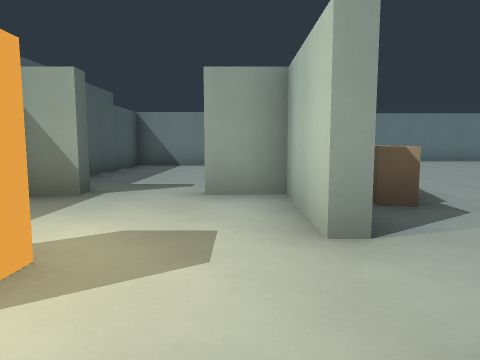
View 1 (above)

21 first-person views from a walk through a level from a Godot 3-D game. The camera is 1.3 m above the floor, tilts 6° down and sees 70° across. The floor is counted in squares, 2 m on a side. Each view is taken from the middle of a square. On the plan, view 1 faces up. The plan holds only what a view shows up to about 10 squares ahead; the rest is blank. The place goes on beyond the plan. Door leaves are left out where a doorway can be walked through.

View 2
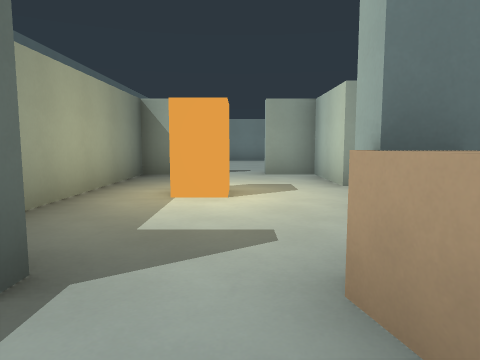

View 3
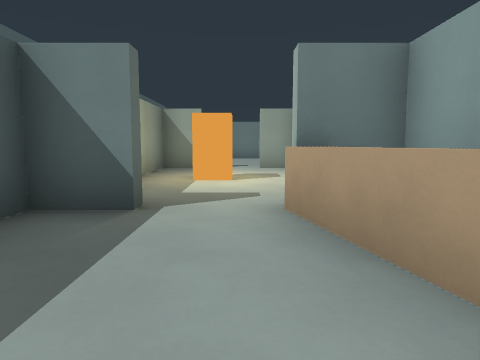

View 4
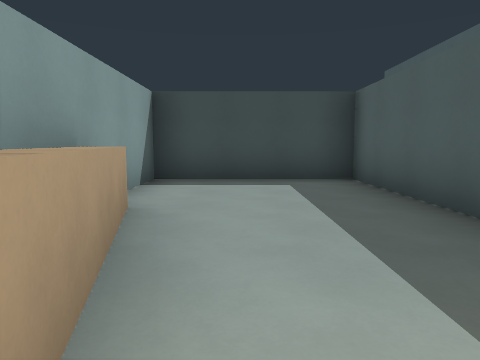

View 5
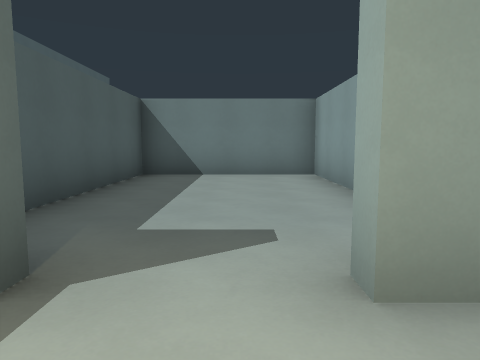

View 6
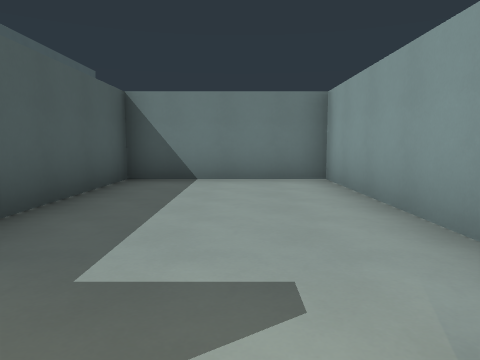

View 7
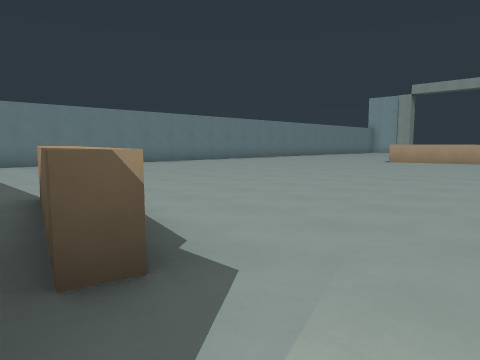

View 8
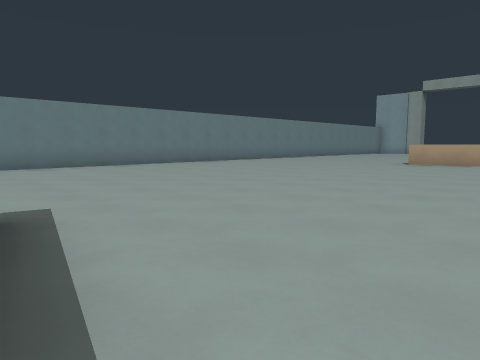

View 9
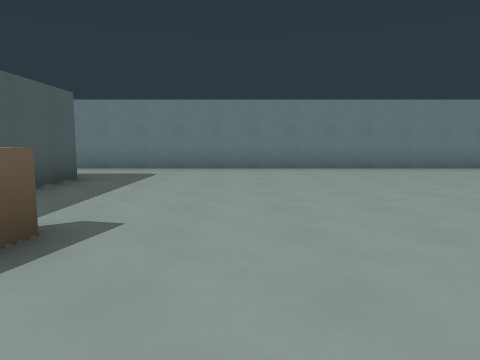

View 10
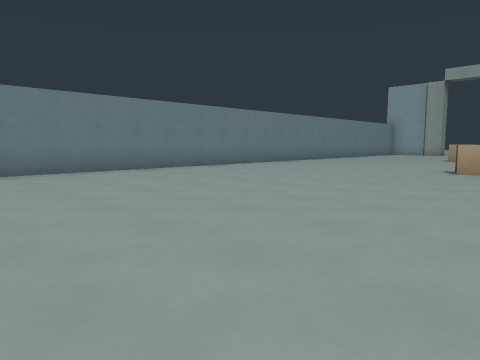

View 11
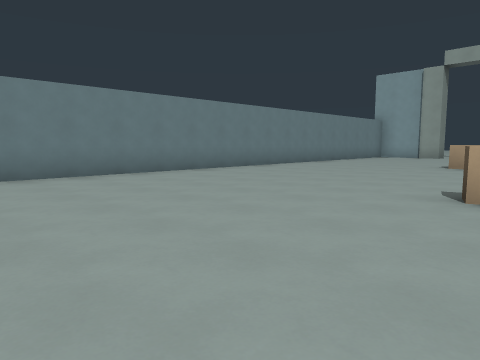

View 12
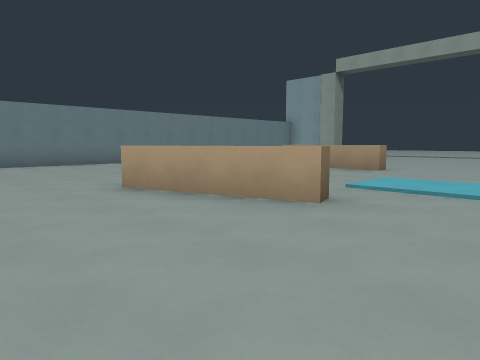

View 13
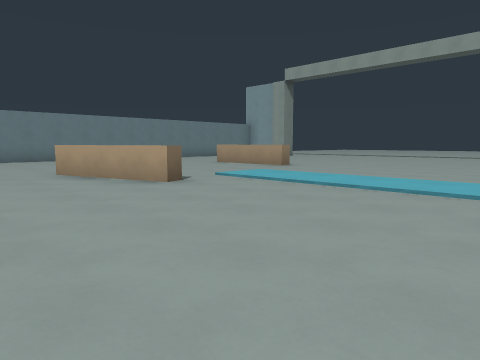

View 14
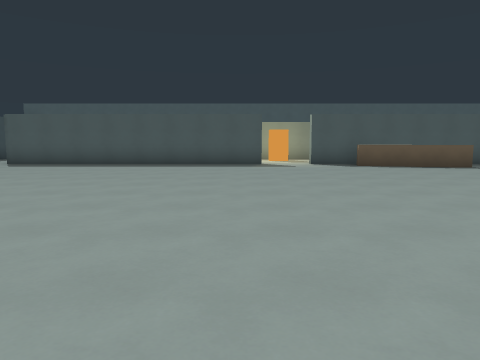

View 15
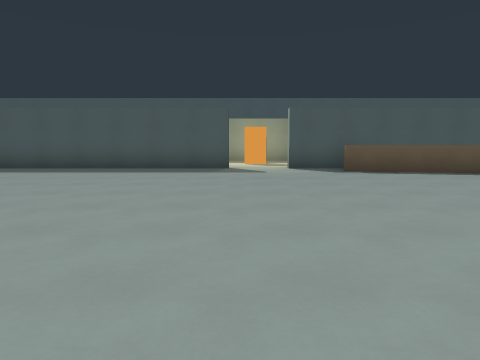

View 16
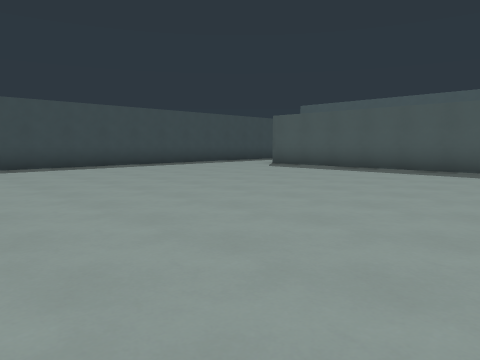

View 17
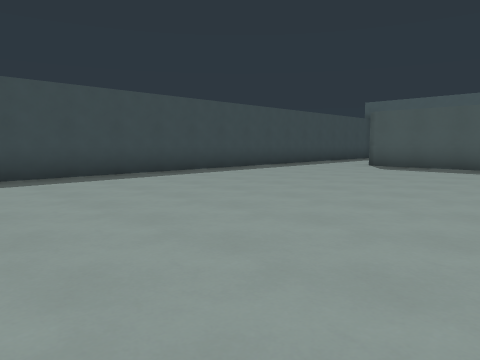

View 18
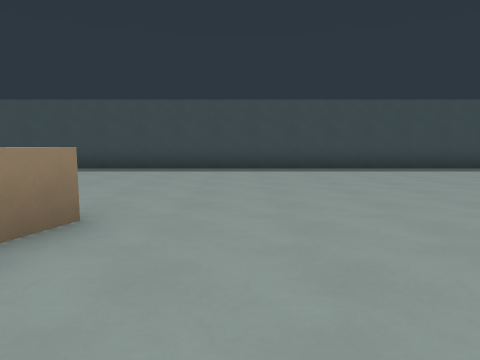

View 19
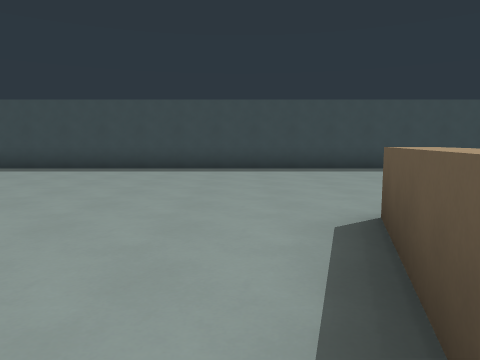

View 20
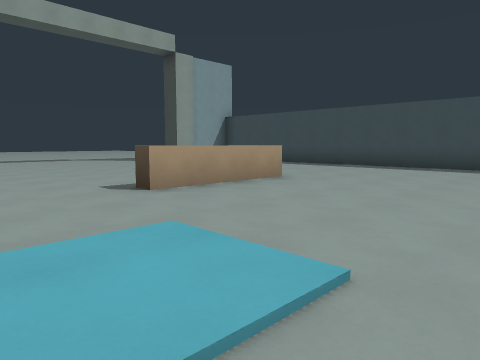

View 21
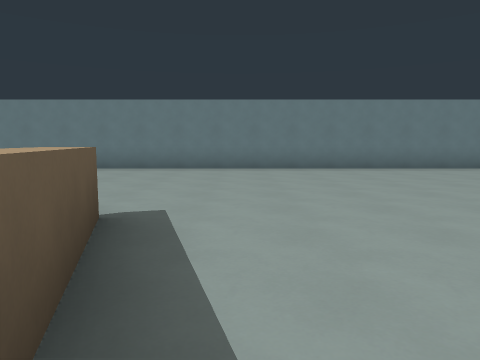

### Floor plan
Ten units are one square. View 1 is at (0, 0); x grows to the right and y downward. Boxes are objects, and circles mark ways between rooms. Rooms are numbered by the first view taken in them; rooms with no view inside come last. Other rooms are left out.
<svg viewBox="-36 -136 255 242">
<path fill="none" stroke="#000" d="M6 -23 6 -43 -4 -43M-20 12 -20 17M-4 17 -4 12M-4 25 -6 15M-20 -48 -20 -43 -31 -43 -31 -2M2 46 -4 25M-31 39 -31 73 6 73 6 17 -4 17M-20 17 -31 17M144 17 137 40M147 -41 143 -40 133 -70M134 39 136 32M138 -70 145 -47M26 -65 18 -35 15 -36 22 -65M9 -8 9 71M39 101 214 101M9 -105 9 -23 6 -23M214 -131 -4 -131M6 -61 6 -103 -31 -103 -31 -62M-4 -43 -4 -48"/>
<circle cx="-10" cy="20" r="3" fill="#2a7"/>
<circle cx="-20" cy="20" r="3" fill="#2a7"/>
<circle cx="10" cy="-15" r="3" fill="#2a7"/>
<circle cx="-10" cy="-50" r="3" fill="#2a7"/>
<text x="-10" y="-10">1</text>
<text x="-10" y="40">2</text>
<text x="120" y="-10">3</text>
<text x="-10" y="-80">4</text>
</svg>
Room 1 opens to room 2. Room 1 opens to room 3. Room 1 opens to room 4.

Where each view was taken, in squares from view 1:
view 1: 0 up, 0 right, facing up
view 2: 3 down, 1 left, facing up
view 3: 5 down, 1 left, facing up
view 4: 1 down, 1 left, facing down
view 5: 3 up, 1 left, facing up
view 6: 4 up, 1 left, facing up
view 7: 2 up, 1 right, facing up-right
view 8: 3 up, 2 right, facing up-right
view 9: 4 up, 4 right, facing up
view 10: 5 up, 5 right, facing up-right
view 11: 6 up, 9 right, facing up-right
view 12: 2 up, 11 right, facing up-right
view 13: 1 down, 11 right, facing up-right
view 14: 0 up, 12 right, facing left
view 15: 1 up, 10 right, facing left
view 16: 0 up, 10 right, facing down-left
view 17: 3 down, 11 right, facing down-left
view 18: 1 down, 12 right, facing down
view 19: 1 down, 15 right, facing down
view 20: 0 up, 15 right, facing down-right
view 21: 4 up, 15 right, facing up
